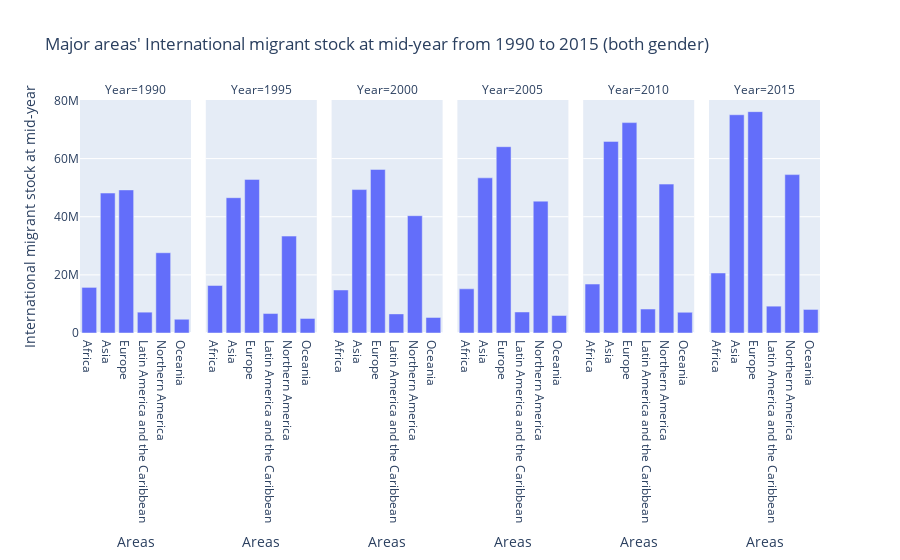

The notebook cell saved with this chart:
### Code cell
## Overview -- major areas' International migrant stock at mid-year from 1990 to 2015 (both gender)

plt1 = plotTable.loc[["Africa","Asia","Europe","Latin America and the Caribbean","Northern America","Oceania"]]
plt1 = plt1[plt1["Gender"] == "both"]
plt1.reset_index(inplace=True)
plt1
fig = px.bar(plt1,x="Major area, region, country or area of destination",y="International migrant stock at mid-year",facet_col="Year",labels={"Major area, region, country or area of destination":"Areas"},title="Major areas' International migrant stock at mid-year from 1990 to 2015 (both gender)")
fig.show()

### Figure 1 — Plotly figure (JSON) as saved in the notebook; plotly's stock layout.template omitted (floating-point values rounded to 4 significant figures)
{"data": [{"alignmentgroup": "True", "hovertemplate": "Year=1990<br>Areas=%{x}<br>International migrant stock at mid-year=%{y}<extra></extra>", "legendgroup": "", "marker": {"color": "#636efa", "pattern": {"shape": ""}}, "name": "", "offsetgroup": "", "orientation": "v", "showlegend": false, "textposition": "auto", "type": "bar", "x": ["Africa", "Asia", "Europe", "Latin America and the Caribbean", "Northern America", "Oceania"], "xaxis": "x", "y": [15690623, 48142261, 49219200, 7169728, 27610542, 4730858], "yaxis": "y"}, {"alignmentgroup": "True", "hovertemplate": "Year=1995<br>Areas=%{x}<br>International migrant stock at mid-year=%{y}<extra></extra>", "legendgroup": "", "marker": {"color": "#636efa", "pattern": {"shape": ""}}, "name": "", "offsetgroup": "", "orientation": "v", "showlegend": false, "textposition": "auto", "type": "bar", "x": ["Africa", "Asia", "Europe", "Latin America and the Caribbean", "Northern America", "Oceania"], "xaxis": "x2", "y": [16352814, 46548225, 52842663, 6694640, 33341147, 5022263], "yaxis": "y2"}, {"alignmentgroup": "True", "hovertemplate": "Year=2000<br>Areas=%{x}<br>International migrant stock at mid-year=%{y}<extra></extra>", "legendgroup": "", "marker": {"color": "#636efa", "pattern": {"shape": ""}}, "name": "", "offsetgroup": "", "orientation": "v", "showlegend": false, "textposition": "auto", "type": "bar", "x": ["Africa", "Asia", "Europe", "Latin America and the Caribbean", "Northern America", "Oceania"], "xaxis": "x3", "y": [14800306, 49340815, 56271885, 6578428, 40351848, 5360027], "yaxis": "y3"}, {"alignmentgroup": "True", "hovertemplate": "Year=2005<br>Areas=%{x}<br>International migrant stock at mid-year=%{y}<extra></extra>", "legendgroup": "", "marker": {"color": "#636efa", "pattern": {"shape": ""}}, "name": "", "offsetgroup": "", "orientation": "v", "showlegend": false, "textposition": "auto", "type": "bar", "x": ["Africa", "Asia", "Europe", "Latin America and the Caribbean", "Northern America", "Oceania"], "xaxis": "x4", "y": [15191146, 53371224, 64086824, 7233098, 45363387, 6023421], "yaxis": "y4"}, {"alignmentgroup": "True", "hovertemplate": "Year=2010<br>Areas=%{x}<br>International migrant stock at mid-year=%{y}<extra></extra>", "legendgroup": "", "marker": {"color": "#636efa", "pattern": {"shape": ""}}, "name": "", "offsetgroup": "", "orientation": "v", "showlegend": false, "textposition": "auto", "type": "bar", "x": ["Africa", "Asia", "Europe", "Latin America and the Caribbean", "Northern America", "Oceania"], "xaxis": "x5", "y": [16840014, 65914319, 72374755, 8238795, 51220996, 7125364], "yaxis": "y5"}, {"alignmentgroup": "True", "hovertemplate": "Year=2015<br>Areas=%{x}<br>International migrant stock at mid-year=%{y}<extra></extra>", "legendgroup": "", "marker": {"color": "#636efa", "pattern": {"shape": ""}}, "name": "", "offsetgroup": "", "orientation": "v", "showlegend": false, "textposition": "auto", "type": "bar", "x": ["Africa", "Asia", "Europe", "Latin America and the Caribbean", "Northern America", "Oceania"], "xaxis": "x6", "y": [20649557, 75081125, 76145954, 9233989, 54488725, 8100886], "yaxis": "y6"}], "layout": {"annotations": [{"font": {}, "showarrow": false, "text": "Year=1990", "x": 0.075, "xanchor": "center", "xref": "paper", "y": 1, "yanchor": "bottom", "yref": "paper"}, {"font": {}, "showarrow": false, "text": "Year=1995", "x": 0.245, "xanchor": "center", "xref": "paper", "y": 1, "yanchor": "bottom", "yref": "paper"}, {"font": {}, "showarrow": false, "text": "Year=2000", "x": 0.415, "xanchor": "center", "xref": "paper", "y": 1, "yanchor": "bottom", "yref": "paper"}, {"font": {}, "showarrow": false, "text": "Year=2005", "x": 0.585, "xanchor": "center", "xref": "paper", "y": 1, "yanchor": "bottom", "yref": "paper"}, {"font": {}, "showarrow": false, "text": "Year=2010", "x": 0.755, "xanchor": "center", "xref": "paper", "y": 1, "yanchor": "bottom", "yref": "paper"}, {"font": {}, "showarrow": false, "text": "Year=2015", "x": 0.925, "xanchor": "center", "xref": "paper", "y": 1, "yanchor": "bottom", "yref": "paper"}], "barmode": "relative", "legend": {"tracegroupgap": 0}, "title": {"text": "Major areas' International migrant stock at mid-year from 1990 to 2015 (both gender)"}, "xaxis": {"anchor": "y", "domain": [0, 0.15], "title": {"text": "Areas"}}, "xaxis2": {"anchor": "y2", "domain": [0.17, 0.32], "matches": "x", "title": {"text": "Areas"}}, "xaxis3": {"anchor": "y3", "domain": [0.34, 0.49], "matches": "x", "title": {"text": "Areas"}}, "xaxis4": {"anchor": "y4", "domain": [0.51, 0.66], "matches": "x", "title": {"text": "Areas"}}, "xaxis5": {"anchor": "y5", "domain": [0.68, 0.83], "matches": "x", "title": {"text": "Areas"}}, "xaxis6": {"anchor": "y6", "domain": [0.85, 1], "matches": "x", "title": {"text": "Areas"}}, "yaxis": {"anchor": "x", "domain": [0, 1], "title": {"text": "International migrant stock at mid-year"}}, "yaxis2": {"anchor": "x2", "domain": [0, 1], "matches": "y", "showticklabels": false}, "yaxis3": {"anchor": "x3", "domain": [0, 1], "matches": "y", "showticklabels": false}, "yaxis4": {"anchor": "x4", "domain": [0, 1], "matches": "y", "showticklabels": false}, "yaxis5": {"anchor": "x5", "domain": [0, 1], "matches": "y", "showticklabels": false}, "yaxis6": {"anchor": "x6", "domain": [0, 1], "matches": "y", "showticklabels": false}}}
